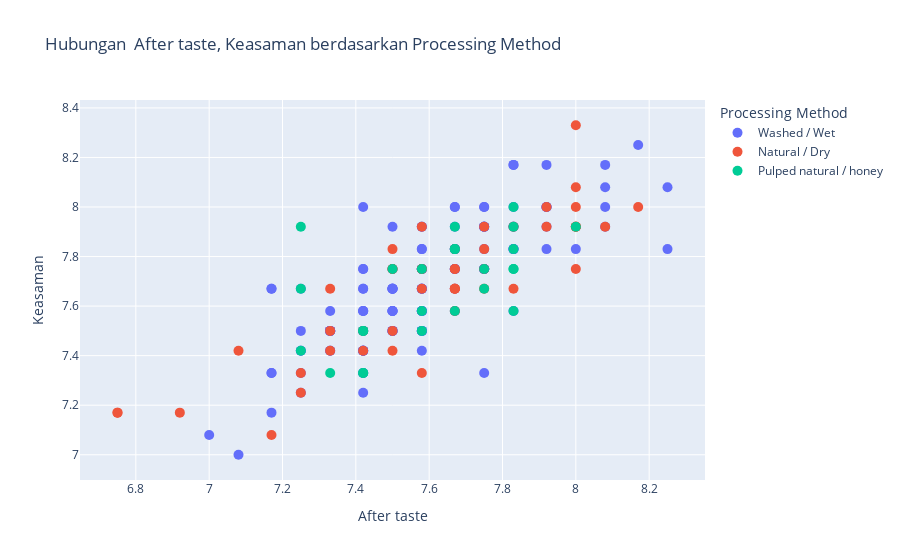

The code cell stored with this chart in its notebook:
### Code cell
fig = px.scatter(df, x='Aftertaste', y='Acidity', color='Processing Method',
                 labels={'Aftertaste': 'After taste', 'Acidity': 'Keasaman', 'Processing Method': 'Processing Method'},
                 title='Hubungan  After taste, Keasaman berdasarkan Processing Method')

fig.update_traces(
    marker=dict(size=10),
    selector=dict(mode='markers')
)

fig.show()

### Figure 1 — Plotly figure (JSON) as saved in the notebook; plotly's stock layout.template omitted (floating-point values rounded to 4 significant figures; data arrays with more than 128 entries replaced by an {"elided": "..."} marker saying what was removed)
{"data": [{"hovertemplate": "Processing Method=Washed / Wet<br>After taste=%{x}<br>Keasaman=%{y}<extra></extra>", "legendgroup": "Washed / Wet", "marker": {"color": "#636efa", "size": 10, "symbol": "circle"}, "mode": "markers", "name": "Washed / Wet", "orientation": "v", "showlegend": true, "type": "scatter", "x": {"elided": "129 float values"}, "xaxis": "x", "y": {"elided": "129 float values"}, "yaxis": "y"}, {"hovertemplate": "Processing Method=Natural / Dry<br>After taste=%{x}<br>Keasaman=%{y}<extra></extra>", "legendgroup": "Natural / Dry", "marker": {"color": "#EF553B", "size": 10, "symbol": "circle"}, "mode": "markers", "name": "Natural / Dry", "orientation": "v", "showlegend": true, "type": "scatter", "x": [8.17, 8, 8, 8, 8, 7.75, 8.08, 7.92, 8, 7.92, 8, 8, 7.83, 7.83, 7.75, 7.67, 7.67, 7.67, 7.67, 7.75, 7.75, 7.58, 7.67, 7.58, 7.58, 7.67, 7.67, 7.58, 7.5, 7.5, 7.5, 7.33, 7.25, 7.5, 7.42, 7.5, 7.42, 7.58, 7.33, 7.25, 7.33, 7.08, 7.17, 6.92, 6.75, 6.75], "xaxis": "x", "y": [8, 8.08, 7.75, 8.33, 7.92, 7.92, 7.92, 7.92, 7.92, 8, 7.92, 8, 7.92, 7.67, 7.75, 7.67, 7.83, 7.67, 7.75, 7.67, 7.83, 7.92, 7.75, 7.67, 7.75, 7.67, 7.58, 7.75, 7.75, 7.83, 7.75, 7.67, 7.33, 7.42, 7.42, 7.5, 7.5, 7.33, 7.42, 7.25, 7.5, 7.42, 7.08, 7.17, 7.17, 7.17], "yaxis": "y"}, {"hovertemplate": "Processing Method=Pulped natural / honey<br>After taste=%{x}<br>Keasaman=%{y}<extra></extra>", "legendgroup": "Pulped natural / honey", "marker": {"color": "#00cc96", "size": 10, "symbol": "circle"}, "mode": "markers", "name": "Pulped natural / honey", "orientation": "v", "showlegend": true, "type": "scatter", "x": [8, 7.83, 7.83, 7.83, 7.67, 7.75, 7.67, 7.83, 7.83, 7.83, 7.75, 7.67, 7.67, 7.58, 7.5, 7.58, 7.58, 7.25, 7.42, 7.25, 7.42, 7.25, 7.42, 7.33, 7.42], "xaxis": "x", "y": [7.92, 8, 7.92, 7.75, 7.92, 7.75, 7.83, 7.75, 7.83, 7.58, 7.67, 7.58, 7.83, 7.75, 7.75, 7.58, 7.5, 7.92, 7.5, 7.67, 7.5, 7.42, 7.33, 7.33, 7.33], "yaxis": "y"}], "layout": {"legend": {"title": {"text": "Processing Method"}, "tracegroupgap": 0}, "title": {"text": "Hubungan  After taste, Keasaman berdasarkan Processing Method"}, "xaxis": {"anchor": "y", "domain": [0, 1], "title": {"text": "After taste"}}, "yaxis": {"anchor": "x", "domain": [0, 1], "title": {"text": "Keasaman"}}}}
